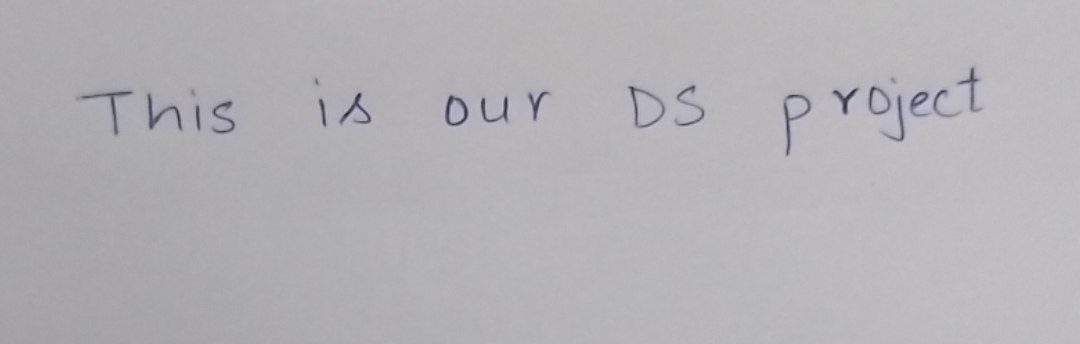
#> input picture NoteVision-AI/test.jpg, 1080 x 344 px
$ python -i preprocessing.py   (imports and definitions only)
#> lines starting #> are read from the running program, lines starting #| are printed output that depends on the picture; after the words box and inside, x2 and y2 are one past the last pixel; in counts of white or black regions, pixels touching at a corner belong together
import cv2
import numpy as np


def read_image(file_bytes):
    """
    Convert uploaded image bytes into an OpenCV BGR image.
    Handles orientation and color channel integrity.
    """
    if file_bytes is None:
        return None
    arr = np.frombuffer(file_bytes, np.uint8)
    return cv2.imdecode(arr, cv2.IMREAD_COLOR)


def remove_shadows(gray):
    """
    Remove uneven lighting gradients, shadows, and phone camera falloff
    via scale-adaptive morphological background illumination division.
    Produces a normalized paper background with consistent luminance without smudging strokes.
    """
    h, w = gray.shape[:2]
    # Scale kernel size to image dimensions so small notes don't get over-blurred
    k_size = max(9, min(25, int(min(h, w) * 0.25)))
    if k_size % 2 == 0:
        k_size += 1

    kernel = cv2.getStructuringElement(cv2.MORPH_RECT, (k_size, k_size))
    dilated = cv2.dilate(gray, kernel)
    bg = cv2.medianBlur(dilated, k_size)

    # Normalized division: (gray / bg) * 255
    norm = cv2.divide(gray, bg, scale=255)
    return norm


def suppress_bleed_through_and_binarize(norm, offset=14):
    """
    Suppresses faint reverse-side pen bleed-through and paper impressions
    while keeping handwriting strokes and numbers crisp and sharp.
    Uses scale-adaptive block sizing to prevent character blooming/smudging.
    """
    h, w = norm.shape[:2]

    # 1. Gentle CLAHE contrast enhancement
    clahe = cv2.createCLAHE(clipLimit=1.8, tileGridSize=(8, 8))
    enhanced = clahe.apply(norm)

    # 2. Light Gaussian blur (3, 3) to smooth paper grain without thickening strokes
    blurred = cv2.GaussianBlur(enhanced, (3, 3), 0)

    # 3. Scale-adaptive block size
    # Small images get small blocks; large scans get proportional blocks
    block_size = max(11, min(41, int(min(h, w) * 0.12)))
    if block_size % 2 == 0:
        block_size += 1

    # 4. Adaptive Gaussian thresholding
    binary = cv2.adaptiveThreshold(
        blurred,
        255,
        cv2.ADAPTIVE_THRESH_GAUSSIAN_C,
        cv2.THRESH_BINARY_INV,
        block_size,
        offset
    )

    return binary, enhanced


def remove_ruled_lines(binary, min_line_len=30):
    """
    Detect and remove horizontal notebook ruled lines and vertical margin lines
    from the binary segmentation mask while strictly preserving handwriting strokes
    and numbers that cross or touch them.

    Uses directional stroke protection without character-fusing closing morphology.
    """
    h, w = binary.shape
    h_len = max(28, int(w * 0.035))
    v_len = max(28, int(h * 0.035))

    # Gentle 4px bridge for small breaks in ruled lines without fusing characters
    bridged_h = cv2.morphologyEx(
        binary,
        cv2.MORPH_CLOSE,
        cv2.getStructuringElement(cv2.MORPH_RECT, (4, 1))
    )
    bridged_v = cv2.morphologyEx(
        binary,
        cv2.MORPH_CLOSE,
        cv2.getStructuringElement(cv2.MORPH_RECT, (1, 4))
    )

    # Extract horizontal ruled lines
    h_lines = cv2.morphologyEx(
        bridged_h,
        cv2.MORPH_OPEN,
        cv2.getStructuringElement(cv2.MORPH_RECT, (h_len, 1))
    )

    # Extract vertical margin lines
    v_lines = cv2.morphologyEx(
        bridged_v,
        cv2.MORPH_OPEN,
        cv2.getStructuringElement(cv2.MORPH_RECT, (1, v_len))
    )

    # 1. Vertical stroke protection for horizontal lines (preserves letter stems & digits)
    v_strokes = cv2.morphologyEx(
        binary,
        cv2.MORPH_OPEN,
        cv2.getStructuringElement(cv2.MORPH_RECT, (1, 6))
    )
    v_prot = cv2.dilate(
        v_strokes,
        cv2.getStructuringElement(cv2.MORPH_RECT, (1, 3))
    )
    h_lines_to_remove = cv2.bitwise_and(h_lines, cv2.bitwise_not(v_prot))

    # 2. Horizontal stroke protection for vertical margin lines
    h_strokes = cv2.morphologyEx(
        binary,
        cv2.MORPH_OPEN,
        cv2.getStructuringElement(cv2.MORPH_RECT, (6, 1))
    )
    h_prot = cv2.dilate(
        h_strokes,
        cv2.getStructuringElement(cv2.MORPH_RECT, (3, 1))
    )
    v_lines_to_remove = cv2.bitwise_and(v_lines, cv2.bitwise_not(h_prot))

    # Combine lines to remove
    lines_to_remove = cv2.bitwise_or(h_lines_to_remove, v_lines_to_remove)

    # Subtract lines from binary image
    cleaned = cv2.bitwise_and(binary, cv2.bitwise_not(lines_to_remove))

    # Remove isolated thin line slivers and speckles
    num_labels, labels, stats, _ = cv2.connectedComponentsWithStats(cleaned, connectivity=8)
    final_cleaned = np.zeros_like(cleaned)

    for i in range(1, num_labels):
        cw = stats[i, cv2.CC_STAT_WIDTH]
        ch = stats[i, cv2.CC_STAT_HEIGHT]
        carea = stats[i, cv2.CC_STAT_AREA]

        # Ignore microscopic speckles
        if carea < 12:
            continue
        # Discard flat isolated horizontal line slivers (e.g. width > 15 with height <= 2)
        if ch <= 2 and cw > 15:
            continue
        # Discard thin isolated vertical margin slivers
        if cw <= 2 and ch > 15:
            continue

        final_cleaned[labels == i] = 255

    return final_cleaned, lines_to_remove


def estimate_skew(binary, max_angle=25, step=0.5):
    """
    Estimate handwriting slant and tilt angle.
    Uses projection profile variance optimization.
    Returns angle in degrees (the angle to rotate the image by to make text horizontal).
    """
    coords = np.column_stack(np.where(binary > 0))
    if len(coords) < 30:
        return 0.0

    h, w = binary.shape

    # Downscale for fast CPU projection search
    scale = 1.0
    if max(h, w) > 500:
        scale = 500.0 / max(h, w)
        small = cv2.resize(binary, (0, 0), fx=scale, fy=scale, interpolation=cv2.INTER_NEAREST)
    else:
        small = binary

    sh, sw = small.shape
    center = (sw // 2, sh // 2)

    # Coarse search
    coarse_angles = np.arange(-max_angle, max_angle + 1.0, 1.5)
    best_score = -1.0
    best_coarse = 0.0

    for a in coarse_angles:
        M = cv2.getRotationMatrix2D(center, a, 1.0)
        rot = cv2.warpAffine(small, M, (sw, sh), flags=cv2.INTER_NEAREST)
        proj = np.sum(rot > 0, axis=1)
        score = float(np.var(proj))
        if score > best_score:
            best_score = score
            best_coarse = a

    # Fine search around best coarse angle
    fine_angles = np.arange(best_coarse - 2.0, best_coarse + 2.1, step)
    best_fine = best_coarse
    for a in fine_angles:
        M = cv2.getRotationMatrix2D(center, a, 1.0)
        rot = cv2.warpAffine(small, M, (sw, sh), flags=cv2.INTER_NEAREST)
        proj = np.sum(rot > 0, axis=1)
        score = float(np.var(proj))
        if score > best_score:
            best_score = score
            best_fine = a

    return float(best_fine)


def deskew_image(image, angle, border_value=0):
    """
    Rotate an image (binary or color) by a specific angle to level text lines.
    Uses BORDER_REPLICATE for color to prevent artificial border edges.
    """
    if abs(angle) < 0.2:
        return image

    h, w = image.shape[:2]
    center = (w / 2.0, h / 2.0)
    matrix = cv2.getRotationMatrix2D(center, angle, 1.0)

    is_color = len(image.shape) == 3
    flags = cv2.INTER_CUBIC if is_color else cv2.INTER_NEAREST
    border_mode = cv2.BORDER_REPLICATE if is_color else cv2.BORDER_CONSTANT

    return cv2.warpAffine(
        image,
        matrix,
        (w, h),
        flags=flags,
        borderMode=border_mode,
        borderValue=0 if not is_color else (255, 255, 255)
    )


def deskew(binary):
    """Backward-compatible deskew function."""
    angle = estimate_skew(binary)
    return deskew_image(binary, angle, border_value=0)


def remove_noise(binary):
    """Remove tiny connected components."""
    num_labels, labels, stats, _ = cv2.connectedComponentsWithStats(
        binary,
        connectivity=8
    )

    cleaned = np.zeros_like(binary)
    for i in range(1, num_labels):
        area = stats[i, cv2.CC_STAT_AREA]
        if area >= 15:
            cleaned[labels == i] = 255

    return cleaned


def preprocess_image(image, return_color=False):
    """
    Comprehensive OpenCV preprocessing pipeline for handwritten notes:
    1. Illumination normalization & shadow removal (scale-adaptive background division)
    2. Bleed-through and reverse-side pen impression suppression
    3. Ruled notebook lines & margin lines removal from binary segmentation mask
    4. Preserves pristine, un-smudged color stream for high-accuracy TrOCR line crops
    5. Two-stage tilt & skew estimation via projection profile variance
    6. Document deskewing

    Args:
        image: BGR OpenCV image
        return_color: if True, returns (binary, clean_color, metadata)
                      if False, returns binary (backward-compatible)
    Returns:
        binary: white handwriting on black background (crisp, un-smudged, deskewed)
        cleaned_color: (optional) pristine color image (deskewed, un-smudged)
        metadata: (optional) dict with skew_angle, lines_removed_count, etc.
    """
    # 1. Convert to grayscale
    if len(image.shape) == 3:
        gray = cv2.cvtColor(image, cv2.COLOR_BGR2GRAY)
        color = image.copy()
    else:
        gray = image.copy()
        color = cv2.cvtColor(image, cv2.COLOR_GRAY2BGR)

    # 2. Shadow removal and illumination normalization
    norm = remove_shadows(gray)

    # 3. Suppress bleed-through and binarize crisply
    binary, _ = suppress_bleed_through_and_binarize(norm)

    # 4. Remove ruled notebook lines from binary segmentation mask
    cleaned_binary, lines_mask = remove_ruled_lines(binary)

    # 5. Clean color stream: preserve natural RGB ink strokes without destructive inpainting!
    # TrOCR requires the sharp, un-smudged natural color image.
    cleaned_color = color.copy()

    # 6. Estimate skew and tilt on cleaned text
    skew_angle = estimate_skew(cleaned_binary)

    # 7. Deskew binary and color images
    if abs(skew_angle) >= 0.3:
        cleaned_binary = deskew_image(cleaned_binary, skew_angle, border_value=0)
        cleaned_color = deskew_image(cleaned_color, skew_angle, border_value=255)

    lines_removed_px = int(np.count_nonzero(lines_mask))
    metadata = {
        "skew_angle": skew_angle,
        "lines_removed_px": lines_removed_px,
        "has_ruled_lines": lines_removed_px > 80,
        "original_shape": image.shape,
        "processed_shape": cleaned_binary.shape
    }

    if return_color:
        return cleaned_binary, cleaned_color, metadata
    return cleaned_binary

>>> import cv2
>>> picture = cv2.imread('test.jpg')
#> picture is the input picture: shape (344, 1080, 3); mean B, G, R 181.1, 177.7, 179.3
>>> result = preprocess_image(picture)
#> in remove_shadows, `norm = cv2.divide(gray, bg, scale=255)`:
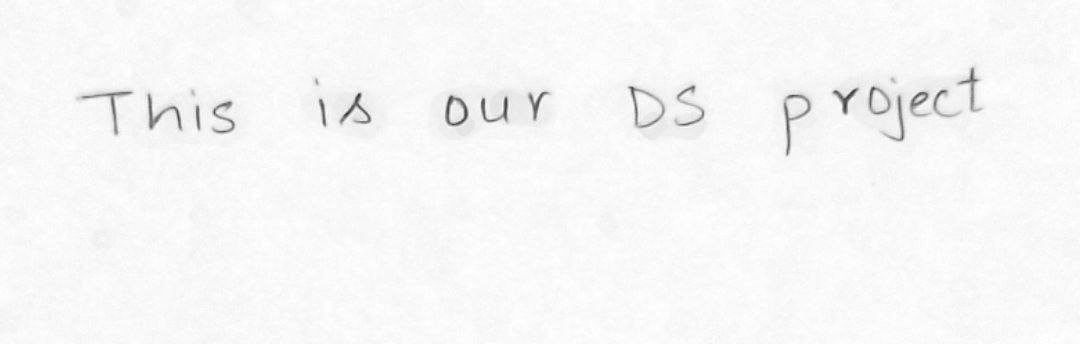
#> norm: shape (344, 1080); min 40, max 255, mean 246.9
#> in suppress_bleed_through_and_binarize, `enhanced = clahe.apply(norm)`:
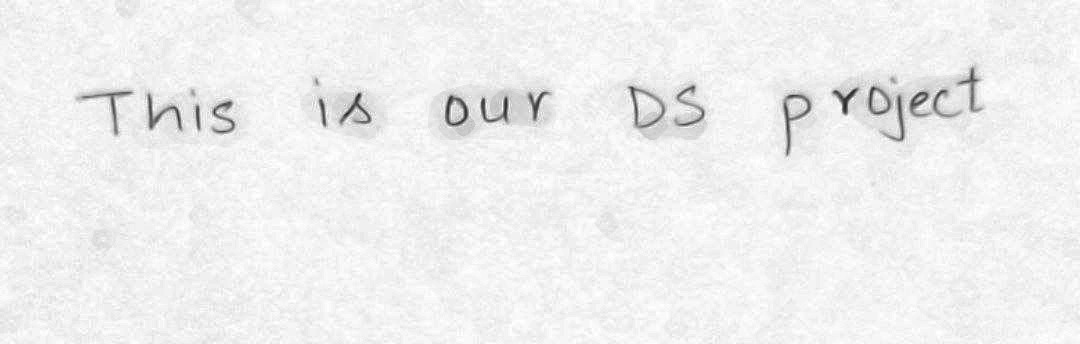
#> enhanced: shape (344, 1080); min 32, max 255, mean 239.1
#> in suppress_bleed_through_and_binarize, `binary = cv2.adaptiveThreshold( blurred, 255, cv2.ADAPTIVE_THRESH_GAUS..`:
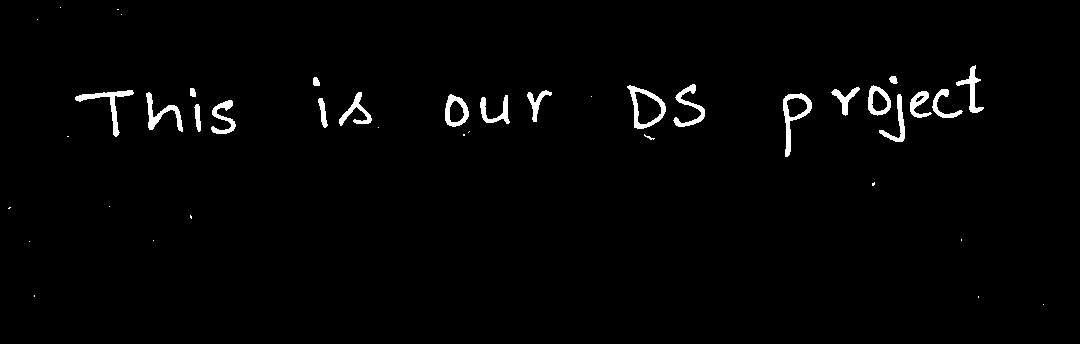
#> binary: shape (344, 1080); 1.7% white; 41 white regions (19 under 20 px), largest, box (x1, y1, x2, y2) and area: (783, 93, 812, 157) 535, (627, 85, 666, 129) 521, (75, 90, 134, 137) 505
#> in remove_ruled_lines, `bridged_h = cv2.morphologyEx( binary, cv2.MORPH_CLOSE, cv2.getStructur..`: bridged_h: shape (344, 1080); 1.7% white; 41 white regions (19 under 20 px), largest, box (x1, y1, x2, y2) and area: (784, 93, 813, 157) 535, (628, 85, 667, 129) 521, (76, 90, 135, 137) 509
#> in remove_ruled_lines, `bridged_v = cv2.morphologyEx( binary, cv2.MORPH_CLOSE, cv2.getStructur..`: bridged_v: shape (344, 1080); 1.7% white; 41 white regions (19 under 20 px), largest, box (x1, y1, x2, y2) and area: (783, 94, 812, 158) 535, (627, 86, 666, 130) 523, (75, 91, 134, 138) 505
#> in remove_ruled_lines, `h_lines = cv2.morphologyEx( bridged_h, cv2.MORPH_OPEN, cv2.getStructur..`: h_lines: shape (344, 1080); 0.05% white; 1 white region, box (x1, y1, x2, y2) and area: (77, 93, 135, 97) 189
#> in remove_ruled_lines, `v_lines = cv2.morphologyEx( bridged_v, cv2.MORPH_OPEN, cv2.getStructur..`: v_lines: shape (344, 1080); 0.31% white; 10 white regions, largest, box (x1, y1, x2, y2) and area: (970, 68, 975, 115) 230, (786, 98, 790, 159) 199, (899, 96, 903, 144) 156
#> in remove_ruled_lines, `v_strokes = cv2.morphologyEx( binary, cv2.MORPH_OPEN, cv2.getStructuri..`: v_strokes: shape (344, 1080); 1.2% white; 47 white regions (11 under 20 px), largest, box (x1, y1, x2, y2) and area: (783, 95, 791, 158) 305, (969, 67, 976, 114) 250, (147, 93, 162, 131) 248
#> in remove_ruled_lines, `v_prot = cv2.dilate( v_strokes, cv2.getStructuringElement(cv2.MORPH_RE..`: v_prot: shape (344, 1080); 1.4% white; 47 white regions (8 under 20 px), largest, box (x1, y1, x2, y2) and area: (783, 94, 791, 159) 329, (834, 87, 857, 118) 292, (147, 92, 162, 132) 280
#> in remove_ruled_lines, `h_lines_to_remove = cv2.bitwise_and(h_lines, cv2.bitwise_not(v_prot))`: h_lines_to_remove: shape (344, 1080); 0.03% white; 5 white regions (4 under 20 px), largest, box (x1, y1, x2, y2) and area: (87, 93, 110, 97) 83
#> in remove_ruled_lines, `h_strokes = cv2.morphologyEx( binary, cv2.MORPH_OPEN, cv2.getStructuri..`: h_strokes: shape (344, 1080); 1.1% white; 59 white regions (21 under 20 px), largest, box (x1, y1, x2, y2) and area: (76, 90, 135, 101) 300, (832, 88, 861, 114) 255, (628, 86, 666, 105) 188
#> in remove_ruled_lines, `h_prot = cv2.dilate( h_strokes, cv2.getStructuringElement(cv2.MORPH_RE..`: h_prot: shape (344, 1080); 1.3% white; 59 white regions (17 under 20 px), largest, box (x1, y1, x2, y2) and area: (75, 90, 136, 101) 324, (831, 88, 862, 114) 321, (627, 86, 667, 105) 226
#> in remove_ruled_lines, `v_lines_to_remove = cv2.bitwise_and(v_lines, cv2.bitwise_not(h_prot))`: v_lines_to_remove: shape (344, 1080); 0.23% white; 27 white regions (13 under 20 px), largest, box (x1, y1, x2, y2) and area: (786, 121, 790, 149) 112, (970, 84, 975, 106) 110, (634, 92, 637, 123) 84
#> in remove_ruled_lines, `cleaned = cv2.bitwise_and(binary, cv2.bitwise_not(lines_to_remove))`: cleaned: shape (344, 1080); 1.5% white; 52 white regions (26 under 20 px), largest, box (x1, y1, x2, y2) and area: (627, 85, 666, 129) 437, (673, 84, 705, 127) 417, (211, 100, 236, 134) 353
#> in remove_ruled_lines, `num_labels, labels, stats, _ = cv2.connectedComponentsWithStats(cleane..`:
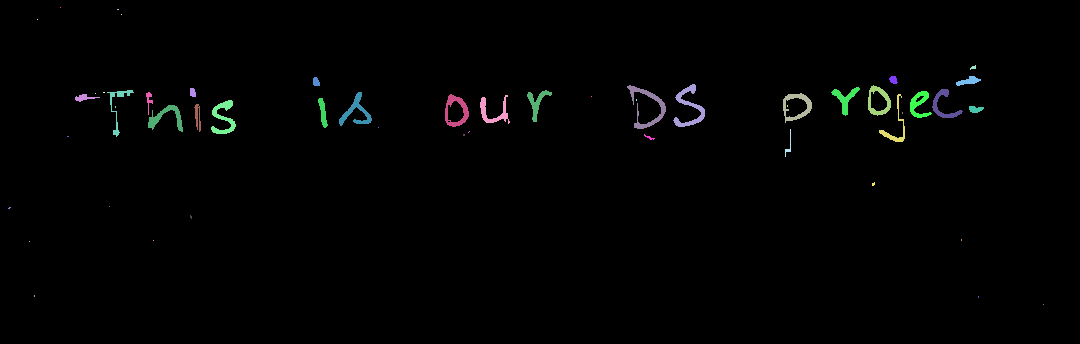
#> labels: shape (344, 1080) int32; 53 distinct labels, from 0 to 52; one colour per label, 0 black
#> in remove_ruled_lines, `num_labels, labels, stats, _ = cv2.connectedComponentsWithStats(cleane..`: num_labels = 53; stats = 53 rows, first 6: [0, 0, 1080, 344, 366039], [60, 7, 1, 1, 1], [117, 9, 2, 1, 2], [121, 14, 1, 1, 1], [37, 19, 1, 1, 1], [970, 65, 6, 5, 17]
#> the loop in remove_ruled_lines, `for i in range(1, num_labels):` made 52 passes
#> (cw, ch, carea) on passes 6 to 17: (7, 9, 52), (9, 8, 52), (25, 10, 129), (39, 44, 437), (32, 43, 417), (23, 31, 295), (29, 29, 267), (6, 9, 47), (31, 29, 266), (27, 47, 194), (25, 32, 251), (22, 27, 278)
#> in estimate_skew, `coords = np.column_stack(np.where(binary > 0))`: coords = 5426 pairs, first value 65 to 156, second value 75 to 983
#> in estimate_skew, `small = cv2.resize(binary, (0, 0), fx=scale, fy=scale, interpolation=c..`: small: shape (159, 500); 1.5% white in thin lines or dots, all inside (x1, y1, x2, y2) = (35, 31, 456, 71)
#> the loop in estimate_skew, `for a in coarse_angles:` made 34 passes
#> (score, best_score) on passes 1 to 12: (23.28, 23.28), (25.55, 25.55), (28.13, 28.13), (32.24, 32.24), (33.17, 33.17), (34.27, 34.27), (37.32, 37.32), (41.81, 41.81), (48.35, 48.35), (56.95, 56.95), (72.04, 72.04), (91.6, 91.6)
#> score on passes 18 to 23: 303.2, 229.6, 172, 126.2, 95.96, 77.13
#> pass 1, in estimate_skew, `rot = cv2.warpAffine(small, M, (sw, sh), flags=cv2.INTER_NEAREST)`:
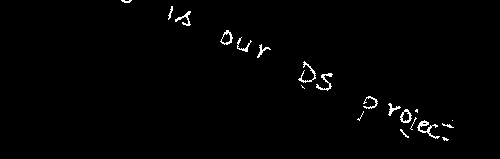
#> rot: shape (159, 500); 1.2% white in thin lines or dots, all inside (x1, y1, x2, y2) = (121, 0, 454, 141)
#> after the loop in estimate_skew, `for a in coarse_angles:`: best_coarse = -1; best_score = 349.5
#> in estimate_skew, `best_fine = best_coarse`: best_fine = -1
#> the loop in estimate_skew, `for a in fine_angles:` made 9 passes
#> (M, score) on passes 1 to 9: ([[0.999, -0.0523, 4.48], [0.0523, 0.999, -12.98]], 266.3), ([[0.999, -0.0436, 3.68], [0.0436, 0.999, -10.83]], 291.6), ([[0.999, -0.0349, 2.91], [0.0349, 0.999, -8.68]], 310.2), ([[1, -0.0262, 2.15], [0.0262, 1, -6.52]], 324.3), ([[1, -0.0175, 1.42], [0.0175, 1, -4.35]], 349.5), ([[1, -0.00873, 0.699], [0.00873, 1, -2.18]], 331.6), ([[1, 0, 0], [0, 1, 0]], 325.3), ([[1, 0.00873, -0.68], [-0.00873, 1, 2.18]], 303.2), ([[1, 0.0175, -1.34], [-0.0175, 1, 4.38]], 275.8)
#> pass 1, in estimate_skew, `rot = cv2.warpAffine(small, M, (sw, sh), flags=cv2.INTER_NEAREST)`:
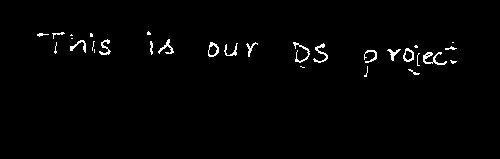
#> rot: shape (159, 500); 1.5% white in thin lines or dots, all inside (x1, y1, x2, y2) = (37, 31, 457, 77)
#> after the loop in estimate_skew, `for a in fine_angles:`: best_score = 349.5
#> in preprocess_image, `skew_angle = estimate_skew(cleaned_binary)`: skew_angle = -1
#> in deskew_image, `matrix = cv2.getRotationMatrix2D(center, angle, 1.0)`: matrix = [[1, -0.0175, 3.08], [0.0175, 1, -9.4]]
#> in deskew_image, `return cv2.warpAffine( image, matrix, (w, h), flags=flags, borderMode=..`:
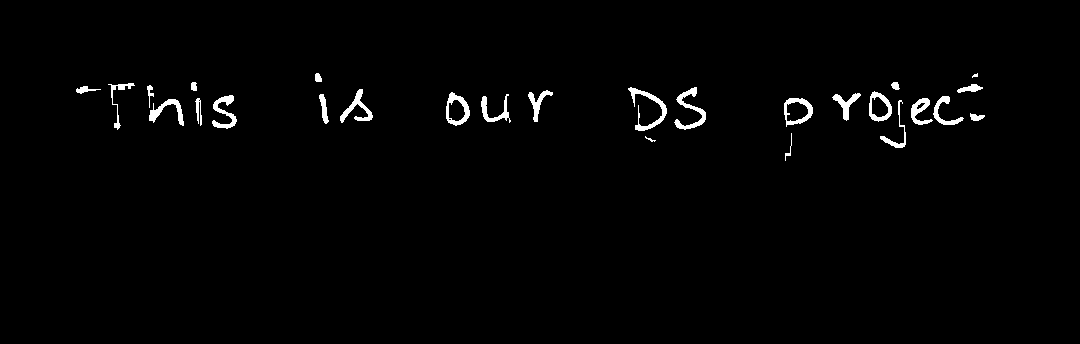
#> returned value: shape (344, 1080); 1.5% white; 27 white regions (1 under 20 px), largest, box (x1, y1, x2, y2) and area: (628, 87, 667, 131) 437, (674, 87, 706, 130) 417, (212, 95, 237, 129) 353
#> in preprocess_image, `lines_removed_px = int(np.count_nonzero(lines_mask))`: lines_removed_px = 983
#> in preprocess_image, `metadata = { "skew_angle": skew_angle, "lines_removed_px": lines_remov..`: metadata = {'skew_angle': -1, 'lines_removed_px': 983, 'has_ruled_lines': True, 'original_shape': (344, 1080, 3), 'processed_shape': (344, 1080)}
